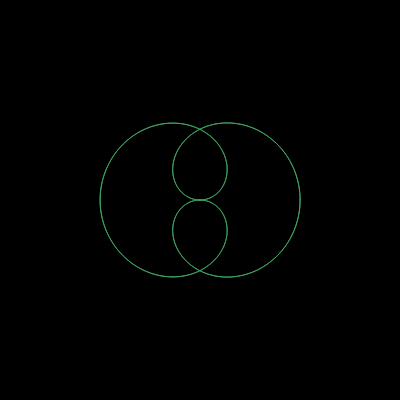
Frame 1 (no input)
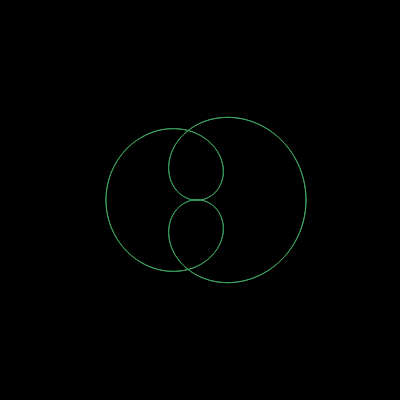
Frame 60 (no input)
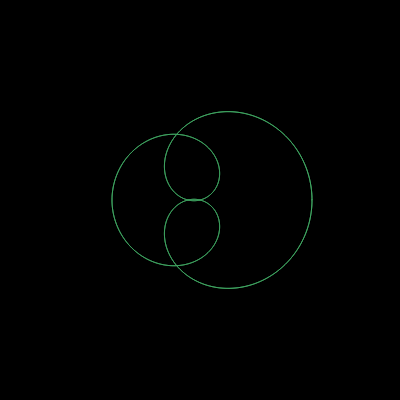
Frame 120 (the mouse pressed at the canvas centre since frame 60)

The p5.js sketch that drew these frames (run headless with seeded random() and noise() and a simulated clock; from frame 60 on, the mouse is pressed at the canvas centre):

// p5.js sketch
// ── sketch.js
// https://en.wikipedia.org/wiki/Rose_(mathematics)
var k, n, d, c;

function setup() {
    createCanvas(400, 400);    
}

function draw() {
    
    background(0);
    n = 2;
    d = 4;
    k = n/d;
    
    translate(width/2, height/2);
    
    // offset parameter
    // https://en.wikipedia.org/wiki/Rose_(mathematics)#Offset_parameter
    c = frameCount/10;
    
    // rose_basic이 한 프레임당 점 하나를 찍었다면,
    // 이 스케치는 for loop을 이용해서 한 프레임당 장미 곡선의 전체 주기를 한 번 완성합니다.
    // 즉 draw()라는 루프 안에, 한 번의 draw 마다 실행되는 또 하나의 루프가 있는 구조가 됩니다.
    // 그림이 그려지는 형태와 함께 머리속에 그림을 그려 보세요.
    beginShape(); // endShape()와 짝을 이루어 사용합니다. 아래의 vertex() 를 사용하기 위한 명령어입니다.
    noFill();
    
    //for loop에 대해서 공부해 보세요.
    // https://developer.mozilla.org/ko/docs/Web/JavaScript/Guide/Loops_and_iteration#for_%EB%AC%B8
    for (var theta = 0; theta < TWO_PI * d; theta += 0.01) { 
        stroke(65, 170, 100);
        var r = 100 * cos(k*theta) + c;

        var x = r * cos(theta);
        var y = r * sin(theta);
        vertex(x, y); // x, y 위치에 점을 찍습니다. 그러나 이 점은 endShape()을 해야 완결되고 그려집니다.
    }
    endShape(CLOSE); // endShape()의 괄호 안에 들어가는 옵션들에 대해서는 p5js.org -> reference를 참고 해 주세요.
}
